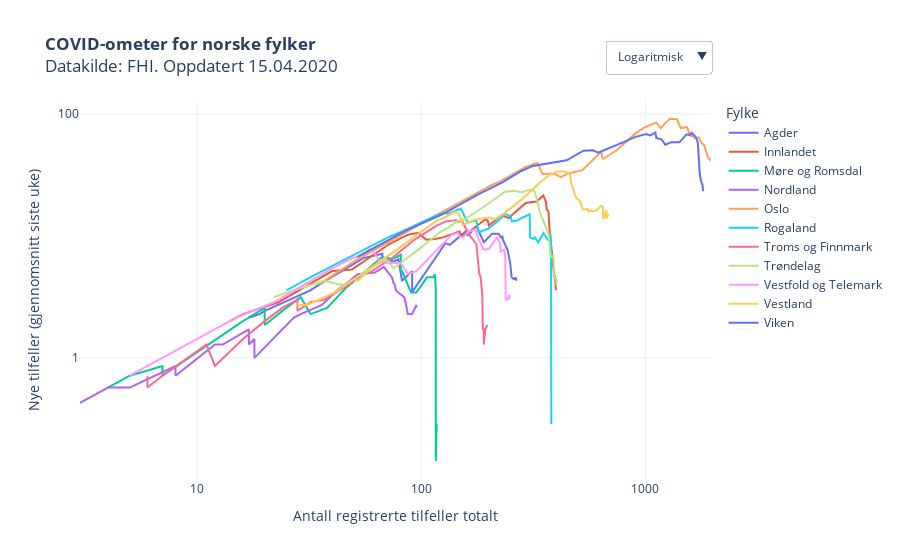

Write notebook code for a chart like this one.
### Code cell
kategori = [i for i in trejectory["Fylke"].unique()]
kategori.sort()

fig = px.scatter(trejectory, 
                 x="Totale tilfeller", 
                 y="Nye tilfeller", 
                 color="Fylke",
                 hover_name="Fylke",
                 hover_data=["variable"],
                 #animation_frame="variable",
                 #animation_group="RHF",
                 log_y=True,
                 log_x=True,
                 #category_orders={"Fylke": kategori}, 
                 #color_discrete_sequence=colorlist,
                 template = "plotly_white",
                 title = "<b>COVID-ometer for norske fylker</b><br>Datakilde: FHI. Oppdatert "+datetime.today().strftime('%d.%m.%Y'),
                 labels = {"Nye tilfeller": "Nye tilfeller (gjennomsnitt siste uke)", "variable": "Dato", "Totale tilfeller": "Antall registrerte tilfeller totalt"}    
                )

fig.update_layout(
    updatemenus = list([
    dict(type="dropdown", 
         #direction="left", 
         active=0,
         buttons=list([
            dict(label='Logaritmisk',
                 method='update',
                 args=[{'visible': [True]},
                       {'yaxis': {'type': 'log',
                                  "title": "Nye tilfeller (gjennomsnitt siste uke)",
                                  #"range":[0,9900],
                                  "nticks":3},
                       'xaxis': {'type': 'log',
                                 "title": "Antall registrerte tilfeller totalt",
                                "nticks":4}}
                      ]),
            dict(label='Lineær',
                 method='update',
                 args=[{'visible': [True]},
                       {'yaxis': {'type': 'linear',
                                  "title": "Nye tilfeller (gjennomsnitt siste uke)",
                                  #"range":[0,2000],
                                 },
                      'xaxis': {'type': 'linear',
                               "title": "Antall registrerte tilfeller totalt"}}])
            ]),
            showactive=True,
            x=1,
            xanchor="right",
            y=1.07,
            yanchor="bottom"
        )
    ]))

fig.update_yaxes(nticks=3)
fig.update_xaxes(nticks=4)

fig.update_traces(mode="lines")

fig.update_layout(autosize=True,
    #margin=dict(l=100, r=100, t=150, b=0),
    paper_bgcolor='rgba(0, 0, 0, 0)',
    #plot_bgcolor='rgb(248, 248, 255),'
                 )
                  
py.plot(fig, filename='COVID19_koronatrenden.html', auto_open=False)
fig.show()

### Figure 1 — Plotly figure (JSON) as saved in the notebook; plotly's stock layout.template omitted (floating-point values rounded to 4 significant figures)
{"data": [{"customdata": [["09 Mar"], ["10 Mar"], ["11 Mar"], ["12 Mar"], ["13 Mar"], ["14 Mar"], ["15 Mar"], ["16 Mar"], ["17 Mar"], ["18 Mar"], ["19 Mar"], ["20 Mar"], ["21 Mar"], ["22 Mar"], ["23 Mar"], ["24 Mar"], ["25 Mar"], ["26 Mar"], ["27 Mar"], ["28 Mar"], ["29 Mar"], ["30 Mar"], ["31 Mar"], ["01 Apr"], ["02 Apr"], ["03 Apr"], ["04 Apr"], ["05 Apr"], ["06 Apr"], ["07 Apr"], ["08 Apr"], ["09 Apr"], ["10 Apr"], ["11 Apr"], ["12 Apr"], ["13 Apr"], ["14 Apr"]], "hoverlabel": {"namelength": 0}, "hovertemplate": "<b>%{hovertext}</b><br><br>Fylke=Agder<br>Antall registrerte tilfeller totalt=%{x}<br>Nye tilfeller (gjennomsnitt siste uke)=%{y}<br>Dato=%{customdata[0]}", "hovertext": ["Agder", "Agder", "Agder", "Agder", "Agder", "Agder", "Agder", "Agder", "Agder", "Agder", "Agder", "Agder", "Agder", "Agder", "Agder", "Agder", "Agder", "Agder", "Agder", "Agder", "Agder", "Agder", "Agder", "Agder", "Agder", "Agder", "Agder", "Agder", "Agder", "Agder", "Agder", "Agder", "Agder", "Agder", "Agder", "Agder", "Agder"], "legendgroup": "Agder", "marker": {"color": "#636efa", "symbol": "circle"}, "mode": "lines", "name": "Agder", "showlegend": true, "type": "scatter", "x": [17, 19, 20, 32, 34, 52, 55, 67, 67, 67, 75, 79, 82, 91, 91, 92, 128, 134, 148, 159, 161, 166, 176, 190, 207, 221, 227, 230, 231, 236, 243, 249, 253, 258, 261, 263, 266], "xaxis": "x", "y": [2.143, 2.286, 2.429, 3.571, 3.857, 6.143, 6.571, 7.143, 6.857, 6.714, 6.143, 6.429, 4.286, 5.143, 3.429, 3.571, 8.714, 8.429, 9.857, 11, 10, 10.71, 12, 8.857, 10.43, 10.43, 9.714, 9.857, 9.286, 8.571, 7.571, 6, 4.571, 4.429, 4.429, 4.571, 4.286], "yaxis": "y"}, {"customdata": [["09 Mar"], ["10 Mar"], ["11 Mar"], ["12 Mar"], ["13 Mar"], ["14 Mar"], ["15 Mar"], ["16 Mar"], ["17 Mar"], ["18 Mar"], ["19 Mar"], ["20 Mar"], ["21 Mar"], ["22 Mar"], ["23 Mar"], ["24 Mar"], ["25 Mar"], ["26 Mar"], ["27 Mar"], ["28 Mar"], ["29 Mar"], ["30 Mar"], ["31 Mar"], ["01 Apr"], ["02 Apr"], ["03 Apr"], ["04 Apr"], ["05 Apr"], ["06 Apr"], ["07 Apr"], ["08 Apr"], ["09 Apr"], ["10 Apr"], ["11 Apr"], ["12 Apr"], ["13 Apr"], ["14 Apr"]], "hoverlabel": {"namelength": 0}, "hovertemplate": "<b>%{hovertext}</b><br><br>Fylke=Innlandet<br>Antall registrerte tilfeller totalt=%{x}<br>Nye tilfeller (gjennomsnitt siste uke)=%{y}<br>Dato=%{customdata[0]}", "hovertext": ["Innlandet", "Innlandet", "Innlandet", "Innlandet", "Innlandet", "Innlandet", "Innlandet", "Innlandet", "Innlandet", "Innlandet", "Innlandet", "Innlandet", "Innlandet", "Innlandet", "Innlandet", "Innlandet", "Innlandet", "Innlandet", "Innlandet", "Innlandet", "Innlandet", "Innlandet", "Innlandet", "Innlandet", "Innlandet", "Innlandet", "Innlandet", "Innlandet", "Innlandet", "Innlandet", "Innlandet", "Innlandet", "Innlandet", "Innlandet", "Innlandet", "Innlandet", "Innlandet"], "legendgroup": "Innlandet", "marker": {"color": "#EF553B", "symbol": "circle"}, "mode": "lines", "name": "Innlandet", "showlegend": true, "type": "scatter", "x": [14, 16, 23, 40, 49, 57, 72, 81, 88, 97, 105, 115, 125, 148, 151, 163, 193, 198, 200, 228, 246, 258, 293, 327, 344, 350, 360, 362, 369, 373, 381, 387, 389, 392, 395, 396, 398], "xaxis": "x", "y": [2, 2.286, 2.857, 5.143, 5.286, 6.429, 8.571, 9.571, 10.29, 10.57, 9.286, 9.429, 9.714, 10.86, 10, 10.71, 13.71, 13.29, 12.14, 14.71, 14, 15.29, 18.57, 19.14, 20.86, 21.43, 18.86, 16.57, 15.86, 11.43, 7.714, 6.143, 5.571, 4.571, 4.714, 3.857, 3.571], "yaxis": "y"}, {"customdata": [["09 Mar"], ["10 Mar"], ["11 Mar"], ["12 Mar"], ["13 Mar"], ["14 Mar"], ["15 Mar"], ["16 Mar"], ["17 Mar"], ["18 Mar"], ["19 Mar"], ["20 Mar"], ["21 Mar"], ["22 Mar"], ["23 Mar"], ["24 Mar"], ["25 Mar"], ["26 Mar"], ["27 Mar"], ["28 Mar"], ["29 Mar"], ["30 Mar"], ["31 Mar"], ["01 Apr"], ["02 Apr"], ["03 Apr"], ["04 Apr"], ["05 Apr"], ["06 Apr"], ["07 Apr"], ["08 Apr"], ["09 Apr"], ["10 Apr"], ["11 Apr"], ["12 Apr"], ["13 Apr"], ["14 Apr"]], "hoverlabel": {"namelength": 0}, "hovertemplate": "<b>%{hovertext}</b><br><br>Fylke=Møre og Romsdal<br>Antall registrerte tilfeller totalt=%{x}<br>Nye tilfeller (gjennomsnitt siste uke)=%{y}<br>Dato=%{customdata[0]}", "hovertext": ["Møre og Romsdal", "Møre og Romsdal", "Møre og Romsdal", "Møre og Romsdal", "Møre og Romsdal", "Møre og Romsdal", "Møre og Romsdal", "Møre og Romsdal", "Møre og Romsdal", "Møre og Romsdal", "Møre og Romsdal", "Møre og Romsdal", "Møre og Romsdal", "Møre og Romsdal", "Møre og Romsdal", "Møre og Romsdal", "Møre og Romsdal", "Møre og Romsdal", "Møre og Romsdal", "Møre og Romsdal", "Møre og Romsdal", "Møre og Romsdal", "Møre og Romsdal", "Møre og Romsdal", "Møre og Romsdal", "Møre og Romsdal", "Møre og Romsdal", "Møre og Romsdal", "Møre og Romsdal", "Møre og Romsdal", "Møre og Romsdal", "Møre og Romsdal", "Møre og Romsdal", "Møre og Romsdal", "Møre og Romsdal", "Møre og Romsdal", "Møre og Romsdal"], "legendgroup": "Møre og Romsdal", "marker": {"color": "#00cc96", "symbol": "circle"}, "mode": "lines", "name": "Møre og Romsdal", "showlegend": true, "type": "scatter", "x": [4, 5, 7, 7, 7, 16, 20, 20, 20, 20, 25, 29, 32, 38, 44, 46, 66, 71, 74, 81, 81, 81, 82, 90, 95, 106, 113, 115, 115, 115, 116, 116, 116, 116, 116, 117, 117], "xaxis": "x", "y": [0.5714, 0.7143, 0.8571, 0.7143, 0.7143, 2, 2.571, 2.286, 2.143, 1.857, 2.571, 3.143, 2.286, 2.571, 3.429, 3.714, 6.571, 6.571, 6.429, 7, 6.143, 5.286, 5.143, 3.429, 3.429, 4.571, 4.571, 4.857, 4.857, 4.714, 3.714, 3, 1.429, 0.4286, 0.1429, 0.2857, 0.2857], "yaxis": "y"}, {"customdata": [["09 Mar"], ["10 Mar"], ["11 Mar"], ["12 Mar"], ["13 Mar"], ["14 Mar"], ["15 Mar"], ["16 Mar"], ["17 Mar"], ["18 Mar"], ["19 Mar"], ["20 Mar"], ["21 Mar"], ["22 Mar"], ["23 Mar"], ["24 Mar"], ["25 Mar"], ["26 Mar"], ["27 Mar"], ["28 Mar"], ["29 Mar"], ["30 Mar"], ["31 Mar"], ["01 Apr"], ["02 Apr"], ["03 Apr"], ["04 Apr"], ["05 Apr"], ["06 Apr"], ["07 Apr"], ["08 Apr"], ["09 Apr"], ["10 Apr"], ["11 Apr"], ["12 Apr"], ["13 Apr"], ["14 Apr"]], "hoverlabel": {"namelength": 0}, "hovertemplate": "<b>%{hovertext}</b><br><br>Fylke=Nordland<br>Antall registrerte tilfeller totalt=%{x}<br>Nye tilfeller (gjennomsnitt siste uke)=%{y}<br>Dato=%{customdata[0]}", "hovertext": ["Nordland", "Nordland", "Nordland", "Nordland", "Nordland", "Nordland", "Nordland", "Nordland", "Nordland", "Nordland", "Nordland", "Nordland", "Nordland", "Nordland", "Nordland", "Nordland", "Nordland", "Nordland", "Nordland", "Nordland", "Nordland", "Nordland", "Nordland", "Nordland", "Nordland", "Nordland", "Nordland", "Nordland", "Nordland", "Nordland", "Nordland", "Nordland", "Nordland", "Nordland", "Nordland", "Nordland", "Nordland"], "legendgroup": "Nordland", "marker": {"color": "#ab63fa", "symbol": "circle"}, "mode": "lines", "name": "Nordland", "showlegend": true, "type": "scatter", "x": [3, 3, 3, 4, 5, 8, 8, 11, 11, 12, 13, 17, 17, 18, 18, 18, 27, 29, 36, 42, 46, 48, 52, 62, 68, 71, 74, 75, 76, 77, 84, 86, 87, 90, 91, 95, 95], "xaxis": "x", "y": [0.4286, 0.4286, 0.4286, 0.5714, 0.5714, 0.8571, 0.7143, 1.143, 1.143, 1.286, 1.286, 1.714, 1.286, 1.429, 1, 1, 2.143, 2.286, 2.714, 3.571, 4, 4.286, 4.857, 5, 5.571, 5, 4.571, 4.143, 4, 3.571, 3.143, 2.571, 2.286, 2.286, 2.286, 2.714, 2.571], "yaxis": "y"}, {"customdata": [["09 Mar"], ["10 Mar"], ["11 Mar"], ["12 Mar"], ["13 Mar"], ["14 Mar"], ["15 Mar"], ["16 Mar"], ["17 Mar"], ["18 Mar"], ["19 Mar"], ["20 Mar"], ["21 Mar"], ["22 Mar"], ["23 Mar"], ["24 Mar"], ["25 Mar"], ["26 Mar"], ["27 Mar"], ["28 Mar"], ["29 Mar"], ["30 Mar"], ["31 Mar"], ["01 Apr"], ["02 Apr"], ["03 Apr"], ["04 Apr"], ["05 Apr"], ["06 Apr"], ["07 Apr"], ["08 Apr"], ["09 Apr"], ["10 Apr"], ["11 Apr"], ["12 Apr"], ["13 Apr"], ["14 Apr"]], "hoverlabel": {"namelength": 0}, "hovertemplate": "<b>%{hovertext}</b><br><br>Fylke=Oslo<br>Antall registrerte tilfeller totalt=%{x}<br>Nye tilfeller (gjennomsnitt siste uke)=%{y}<br>Dato=%{customdata[0]}", "hovertext": ["Oslo", "Oslo", "Oslo", "Oslo", "Oslo", "Oslo", "Oslo", "Oslo", "Oslo", "Oslo", "Oslo", "Oslo", "Oslo", "Oslo", "Oslo", "Oslo", "Oslo", "Oslo", "Oslo", "Oslo", "Oslo", "Oslo", "Oslo", "Oslo", "Oslo", "Oslo", "Oslo", "Oslo", "Oslo", "Oslo", "Oslo", "Oslo", "Oslo", "Oslo", "Oslo", "Oslo", "Oslo"], "legendgroup": "Oslo", "marker": {"color": "#FFA15A", "symbol": "circle"}, "mode": "lines", "name": "Oslo", "showlegend": true, "type": "scatter", "x": [35, 51, 123, 166, 207, 222, 281, 292, 329, 348, 392, 419, 448, 523, 636, 640, 647, 744, 903, 989, 1118, 1169, 1233, 1281, 1379, 1438, 1534, 1582, 1626, 1673, 1730, 1780, 1827, 1866, 1893, 1926, 1960], "xaxis": "x", "y": [4, 6.286, 15.57, 21.14, 26.29, 27.57, 35.14, 36.71, 39.71, 32.14, 32.29, 30.29, 32.29, 34.57, 49.14, 44.43, 42.71, 50.29, 69.14, 77.29, 85, 76.14, 84.71, 90.57, 90.71, 76.43, 77.86, 66.29, 65.29, 62.86, 64.14, 57.29, 55.57, 47.43, 44.43, 42.86, 41], "yaxis": "y"}, {"customdata": [["09 Mar"], ["10 Mar"], ["11 Mar"], ["12 Mar"], ["13 Mar"], ["14 Mar"], ["15 Mar"], ["16 Mar"], ["17 Mar"], ["18 Mar"], ["19 Mar"], ["20 Mar"], ["21 Mar"], ["22 Mar"], ["23 Mar"], ["24 Mar"], ["25 Mar"], ["26 Mar"], ["27 Mar"], ["28 Mar"], ["29 Mar"], ["30 Mar"], ["31 Mar"], ["01 Apr"], ["02 Apr"], ["03 Apr"], ["04 Apr"], ["05 Apr"], ["06 Apr"], ["07 Apr"], ["08 Apr"], ["09 Apr"], ["10 Apr"], ["11 Apr"], ["12 Apr"], ["13 Apr"], ["14 Apr"]], "hoverlabel": {"namelength": 0}, "hovertemplate": "<b>%{hovertext}</b><br><br>Fylke=Rogaland<br>Antall registrerte tilfeller totalt=%{x}<br>Nye tilfeller (gjennomsnitt siste uke)=%{y}<br>Dato=%{customdata[0]}", "hovertext": ["Rogaland", "Rogaland", "Rogaland", "Rogaland", "Rogaland", "Rogaland", "Rogaland", "Rogaland", "Rogaland", "Rogaland", "Rogaland", "Rogaland", "Rogaland", "Rogaland", "Rogaland", "Rogaland", "Rogaland", "Rogaland", "Rogaland", "Rogaland", "Rogaland", "Rogaland", "Rogaland", "Rogaland", "Rogaland", "Rogaland", "Rogaland", "Rogaland", "Rogaland", "Rogaland", "Rogaland", "Rogaland", "Rogaland", "Rogaland", "Rogaland", "Rogaland", "Rogaland"], "legendgroup": "Rogaland", "marker": {"color": "#19d3f3", "symbol": "circle"}, "mode": "lines", "name": "Rogaland", "showlegend": true, "type": "scatter", "x": [25, 33, 71, 82, 105, 119, 127, 131, 150, 161, 176, 180, 199, 219, 237, 251, 253, 270, 277, 304, 305, 305, 317, 321, 332, 351, 368, 372, 377, 378, 379, 379, 379, 379, 380, 380, 380], "xaxis": "x", "y": [3.571, 4.714, 9.714, 10.86, 13.43, 15, 15.43, 15.14, 16.71, 12.86, 13.43, 10.71, 11.43, 13.14, 15.14, 14.43, 13.14, 13.43, 13.86, 15, 12.29, 9.714, 9.429, 9.714, 8.857, 10.57, 9.143, 9.571, 10.29, 8.714, 8.286, 6.714, 4, 1.571, 1.143, 0.4286, 0.2857], "yaxis": "y"}, {"customdata": [["09 Mar"], ["10 Mar"], ["11 Mar"], ["12 Mar"], ["13 Mar"], ["14 Mar"], ["15 Mar"], ["16 Mar"], ["17 Mar"], ["18 Mar"], ["19 Mar"], ["20 Mar"], ["21 Mar"], ["22 Mar"], ["23 Mar"], ["24 Mar"], ["25 Mar"], ["26 Mar"], ["27 Mar"], ["28 Mar"], ["29 Mar"], ["30 Mar"], ["31 Mar"], ["01 Apr"], ["02 Apr"], ["03 Apr"], ["04 Apr"], ["05 Apr"], ["06 Apr"], ["07 Apr"], ["08 Apr"], ["09 Apr"], ["10 Apr"], ["11 Apr"], ["12 Apr"], ["13 Apr"], ["14 Apr"]], "hoverlabel": {"namelength": 0}, "hovertemplate": "<b>%{hovertext}</b><br><br>Fylke=Troms og Finnmark<br>Antall registrerte tilfeller totalt=%{x}<br>Nye tilfeller (gjennomsnitt siste uke)=%{y}<br>Dato=%{customdata[0]}", "hovertext": ["Troms og Finnmark", "Troms og Finnmark", "Troms og Finnmark", "Troms og Finnmark", "Troms og Finnmark", "Troms og Finnmark", "Troms og Finnmark", "Troms og Finnmark", "Troms og Finnmark", "Troms og Finnmark", "Troms og Finnmark", "Troms og Finnmark", "Troms og Finnmark", "Troms og Finnmark", "Troms og Finnmark", "Troms og Finnmark", "Troms og Finnmark", "Troms og Finnmark", "Troms og Finnmark", "Troms og Finnmark", "Troms og Finnmark", "Troms og Finnmark", "Troms og Finnmark", "Troms og Finnmark", "Troms og Finnmark", "Troms og Finnmark", "Troms og Finnmark", "Troms og Finnmark", "Troms og Finnmark", "Troms og Finnmark", "Troms og Finnmark", "Troms og Finnmark", "Troms og Finnmark", "Troms og Finnmark", "Troms og Finnmark", "Troms og Finnmark", "Troms og Finnmark"], "legendgroup": "Troms og Finnmark", "marker": {"color": "#FF6692", "symbol": "circle"}, "mode": "lines", "name": "Troms og Finnmark", "showlegend": true, "type": "scatter", "x": [6, 6, 7, 11, 12, 16, 20, 21, 24, 28, 28, 32, 37, 49, 55, 59, 75, 93, 116, 129, 143, 146, 152, 157, 164, 176, 178, 181, 181, 184, 185, 187, 188, 190, 190, 193, 197], "xaxis": "x", "y": [0.7143, 0.5714, 0.7143, 1.286, 0.8571, 1.429, 2, 2.143, 2.571, 3, 2.429, 2.857, 3, 4.143, 4.857, 5, 6.714, 9.286, 12, 13.14, 13.43, 13, 13.29, 11.71, 10.14, 8.571, 7, 5.429, 5, 4.571, 4, 3.286, 1.714, 1.714, 1.286, 1.714, 1.857], "yaxis": "y"}, {"customdata": [["09 Mar"], ["10 Mar"], ["11 Mar"], ["12 Mar"], ["13 Mar"], ["14 Mar"], ["15 Mar"], ["16 Mar"], ["17 Mar"], ["18 Mar"], ["19 Mar"], ["20 Mar"], ["21 Mar"], ["22 Mar"], ["23 Mar"], ["24 Mar"], ["25 Mar"], ["26 Mar"], ["27 Mar"], ["28 Mar"], ["29 Mar"], ["30 Mar"], ["31 Mar"], ["01 Apr"], ["02 Apr"], ["03 Apr"], ["04 Apr"], ["05 Apr"], ["06 Apr"], ["07 Apr"], ["08 Apr"], ["09 Apr"], ["10 Apr"], ["11 Apr"], ["12 Apr"], ["13 Apr"], ["14 Apr"]], "hoverlabel": {"namelength": 0}, "hovertemplate": "<b>%{hovertext}</b><br><br>Fylke=Trøndelag<br>Antall registrerte tilfeller totalt=%{x}<br>Nye tilfeller (gjennomsnitt siste uke)=%{y}<br>Dato=%{customdata[0]}", "hovertext": ["Trøndelag", "Trøndelag", "Trøndelag", "Trøndelag", "Trøndelag", "Trøndelag", "Trøndelag", "Trøndelag", "Trøndelag", "Trøndelag", "Trøndelag", "Trøndelag", "Trøndelag", "Trøndelag", "Trøndelag", "Trøndelag", "Trøndelag", "Trøndelag", "Trøndelag", "Trøndelag", "Trøndelag", "Trøndelag", "Trøndelag", "Trøndelag", "Trøndelag", "Trøndelag", "Trøndelag", "Trøndelag", "Trøndelag", "Trøndelag", "Trøndelag", "Trøndelag", "Trøndelag", "Trøndelag", "Trøndelag", "Trøndelag", "Trøndelag"], "legendgroup": "Trøndelag", "marker": {"color": "#B6E880", "symbol": "circle"}, "mode": "lines", "name": "Trøndelag", "showlegend": true, "type": "scatter", "x": [22, 22, 25, 37, 43, 46, 50, 52, 61, 70, 75, 97, 122, 131, 144, 158, 196, 236, 261, 281, 296, 311, 320, 330, 340, 352, 361, 369, 372, 375, 377, 388, 391, 393, 400, 400, 403], "xaxis": "x", "y": [3.143, 3.143, 3.429, 4.286, 4, 4, 4.429, 4.286, 5.571, 6.429, 5.429, 7.714, 10.86, 11.57, 13.14, 13.86, 18, 23, 23.43, 22.71, 23.57, 23.86, 23.14, 19.14, 14.86, 13, 11.43, 10.43, 8.714, 7.857, 6.714, 6.857, 5.571, 4.571, 4.429, 4, 4], "yaxis": "y"}, {"customdata": [["09 Mar"], ["10 Mar"], ["11 Mar"], ["12 Mar"], ["13 Mar"], ["14 Mar"], ["15 Mar"], ["16 Mar"], ["17 Mar"], ["18 Mar"], ["19 Mar"], ["20 Mar"], ["21 Mar"], ["22 Mar"], ["23 Mar"], ["24 Mar"], ["25 Mar"], ["26 Mar"], ["27 Mar"], ["28 Mar"], ["29 Mar"], ["30 Mar"], ["31 Mar"], ["01 Apr"], ["02 Apr"], ["03 Apr"], ["04 Apr"], ["05 Apr"], ["06 Apr"], ["07 Apr"], ["08 Apr"], ["09 Apr"], ["10 Apr"], ["11 Apr"], ["12 Apr"], ["13 Apr"], ["14 Apr"]], "hoverlabel": {"namelength": 0}, "hovertemplate": "<b>%{hovertext}</b><br><br>Fylke=Vestfold og Telemark<br>Antall registrerte tilfeller totalt=%{x}<br>Nye tilfeller (gjennomsnitt siste uke)=%{y}<br>Dato=%{customdata[0]}", "hovertext": ["Vestfold og Telemark", "Vestfold og Telemark", "Vestfold og Telemark", "Vestfold og Telemark", "Vestfold og Telemark", "Vestfold og Telemark", "Vestfold og Telemark", "Vestfold og Telemark", "Vestfold og Telemark", "Vestfold og Telemark", "Vestfold og Telemark", "Vestfold og Telemark", "Vestfold og Telemark", "Vestfold og Telemark", "Vestfold og Telemark", "Vestfold og Telemark", "Vestfold og Telemark", "Vestfold og Telemark", "Vestfold og Telemark", "Vestfold og Telemark", "Vestfold og Telemark", "Vestfold og Telemark", "Vestfold og Telemark", "Vestfold og Telemark", "Vestfold og Telemark", "Vestfold og Telemark", "Vestfold og Telemark", "Vestfold og Telemark", "Vestfold og Telemark", "Vestfold og Telemark", "Vestfold og Telemark", "Vestfold og Telemark", "Vestfold og Telemark", "Vestfold og Telemark", "Vestfold og Telemark", "Vestfold og Telemark", "Vestfold og Telemark"], "legendgroup": "Vestfold og Telemark", "marker": {"color": "#FF97FF", "symbol": "circle"}, "mode": "lines", "name": "Vestfold og Telemark", "showlegend": true, "type": "scatter", "x": [5, 5, 15, 22, 30, 39, 48, 53, 59, 63, 65, 72, 81, 85, 87, 95, 114, 136, 146, 149, 154, 163, 174, 180, 190, 201, 217, 220, 224, 226, 234, 237, 237, 238, 241, 247, 247], "xaxis": "x", "y": [0.7143, 0.7143, 2.143, 2.857, 4, 5.286, 6.429, 6.857, 7.714, 6.857, 6.143, 6, 6, 5.286, 4.857, 5.143, 7.286, 10.14, 10.57, 9.714, 9.857, 10.86, 11.29, 9.429, 7.714, 7.857, 9.714, 9.429, 8.714, 7.429, 7.714, 6.714, 5.143, 3, 3, 3.286, 3], "yaxis": "y"}, {"customdata": [["09 Mar"], ["10 Mar"], ["11 Mar"], ["12 Mar"], ["13 Mar"], ["14 Mar"], ["15 Mar"], ["16 Mar"], ["17 Mar"], ["18 Mar"], ["19 Mar"], ["20 Mar"], ["21 Mar"], ["22 Mar"], ["23 Mar"], ["24 Mar"], ["25 Mar"], ["26 Mar"], ["27 Mar"], ["28 Mar"], ["29 Mar"], ["30 Mar"], ["31 Mar"], ["01 Apr"], ["02 Apr"], ["03 Apr"], ["04 Apr"], ["05 Apr"], ["06 Apr"], ["07 Apr"], ["08 Apr"], ["09 Apr"], ["10 Apr"], ["11 Apr"], ["12 Apr"], ["13 Apr"], ["14 Apr"]], "hoverlabel": {"namelength": 0}, "hovertemplate": "<b>%{hovertext}</b><br><br>Fylke=Vestland<br>Antall registrerte tilfeller totalt=%{x}<br>Nye tilfeller (gjennomsnitt siste uke)=%{y}<br>Dato=%{customdata[0]}", "hovertext": ["Vestland", "Vestland", "Vestland", "Vestland", "Vestland", "Vestland", "Vestland", "Vestland", "Vestland", "Vestland", "Vestland", "Vestland", "Vestland", "Vestland", "Vestland", "Vestland", "Vestland", "Vestland", "Vestland", "Vestland", "Vestland", "Vestland", "Vestland", "Vestland", "Vestland", "Vestland", "Vestland", "Vestland", "Vestland", "Vestland", "Vestland", "Vestland", "Vestland", "Vestland", "Vestland", "Vestland", "Vestland"], "legendgroup": "Vestland", "marker": {"color": "#FECB52", "symbol": "circle"}, "mode": "lines", "name": "Vestland", "showlegend": true, "type": "scatter", "x": [28, 31, 41, 67, 78, 101, 118, 127, 141, 147, 153, 173, 200, 214, 234, 279, 346, 375, 410, 436, 445, 460, 467, 490, 510, 525, 552, 556, 573, 578, 603, 633, 646, 648, 670, 670, 684], "xaxis": "x", "y": [2.714, 2.714, 3.429, 6.429, 7.714, 11, 13.43, 14.14, 15.71, 15.14, 12.29, 13.57, 14.14, 13.71, 15.29, 19.71, 28.43, 31.71, 33.86, 33.71, 33, 32.29, 26.86, 20.57, 19.29, 16.43, 16.57, 15.86, 16.14, 15.86, 16.14, 17.57, 17.29, 13.71, 16.29, 13.86, 15.14], "yaxis": "y"}, {"customdata": [["09 Mar"], ["10 Mar"], ["11 Mar"], ["12 Mar"], ["13 Mar"], ["14 Mar"], ["15 Mar"], ["16 Mar"], ["17 Mar"], ["18 Mar"], ["19 Mar"], ["20 Mar"], ["21 Mar"], ["22 Mar"], ["23 Mar"], ["24 Mar"], ["25 Mar"], ["26 Mar"], ["27 Mar"], ["28 Mar"], ["29 Mar"], ["30 Mar"], ["31 Mar"], ["01 Apr"], ["02 Apr"], ["03 Apr"], ["04 Apr"], ["05 Apr"], ["06 Apr"], ["07 Apr"], ["08 Apr"], ["09 Apr"], ["10 Apr"], ["11 Apr"], ["12 Apr"], ["13 Apr"], ["14 Apr"]], "hoverlabel": {"namelength": 0}, "hovertemplate": "<b>%{hovertext}</b><br><br>Fylke=Viken<br>Antall registrerte tilfeller totalt=%{x}<br>Nye tilfeller (gjennomsnitt siste uke)=%{y}<br>Dato=%{customdata[0]}", "hovertext": ["Viken", "Viken", "Viken", "Viken", "Viken", "Viken", "Viken", "Viken", "Viken", "Viken", "Viken", "Viken", "Viken", "Viken", "Viken", "Viken", "Viken", "Viken", "Viken", "Viken", "Viken", "Viken", "Viken", "Viken", "Viken", "Viken", "Viken", "Viken", "Viken", "Viken", "Viken", "Viken", "Viken", "Viken", "Viken", "Viken", "Viken"], "legendgroup": "Viken", "marker": {"color": "#636efa", "symbol": "circle"}, "mode": "lines", "name": "Viken", "showlegend": true, "type": "scatter", "x": [52, 86, 124, 154, 180, 231, 278, 314, 358, 410, 445, 529, 583, 615, 674, 748, 834, 896, 1007, 1048, 1107, 1118, 1180, 1225, 1306, 1416, 1524, 1576, 1608, 1647, 1677, 1712, 1723, 1747, 1771, 1793, 1810], "xaxis": "x", "y": [6.714, 11.14, 15, 18.71, 22, 27.57, 33.86, 37.43, 38.86, 40.86, 41.57, 49.86, 50.29, 48.14, 51.43, 55.71, 60.57, 64.43, 68.29, 66.43, 70.29, 63.43, 61.71, 55.86, 58.57, 58.43, 68, 67, 70, 66.71, 64.57, 58, 43.86, 31.86, 27.86, 26.43, 23.29], "yaxis": "y"}], "layout": {"autosize": true, "legend": {"title": {"text": "Fylke"}, "tracegroupgap": 0}, "paper_bgcolor": "rgba(0, 0, 0, 0)", "title": {"text": "<b>COVID-ometer for norske fylker</b><br>Datakilde: FHI. Oppdatert 15.04.2020"}, "updatemenus": [{"active": 0, "buttons": [{"args": [{"visible": [true]}, {"xaxis": {"nticks": 4, "title": "Antall registrerte tilfeller totalt", "type": "log"}, "yaxis": {"nticks": 3, "title": "Nye tilfeller (gjennomsnitt siste uke)", "type": "log"}}], "label": "Logaritmisk", "method": "update"}, {"args": [{"visible": [true]}, {"xaxis": {"title": "Antall registrerte tilfeller totalt", "type": "linear"}, "yaxis": {"title": "Nye tilfeller (gjennomsnitt siste uke)", "type": "linear"}}], "label": "Lineær", "method": "update"}], "showactive": true, "type": "dropdown", "x": 1, "xanchor": "right", "y": 1.07, "yanchor": "bottom"}], "xaxis": {"anchor": "y", "domain": [0, 1], "nticks": 4, "title": {"text": "Antall registrerte tilfeller totalt"}, "type": "log"}, "yaxis": {"anchor": "x", "domain": [0, 1], "nticks": 3, "title": {"text": "Nye tilfeller (gjennomsnitt siste uke)"}, "type": "log"}}}
